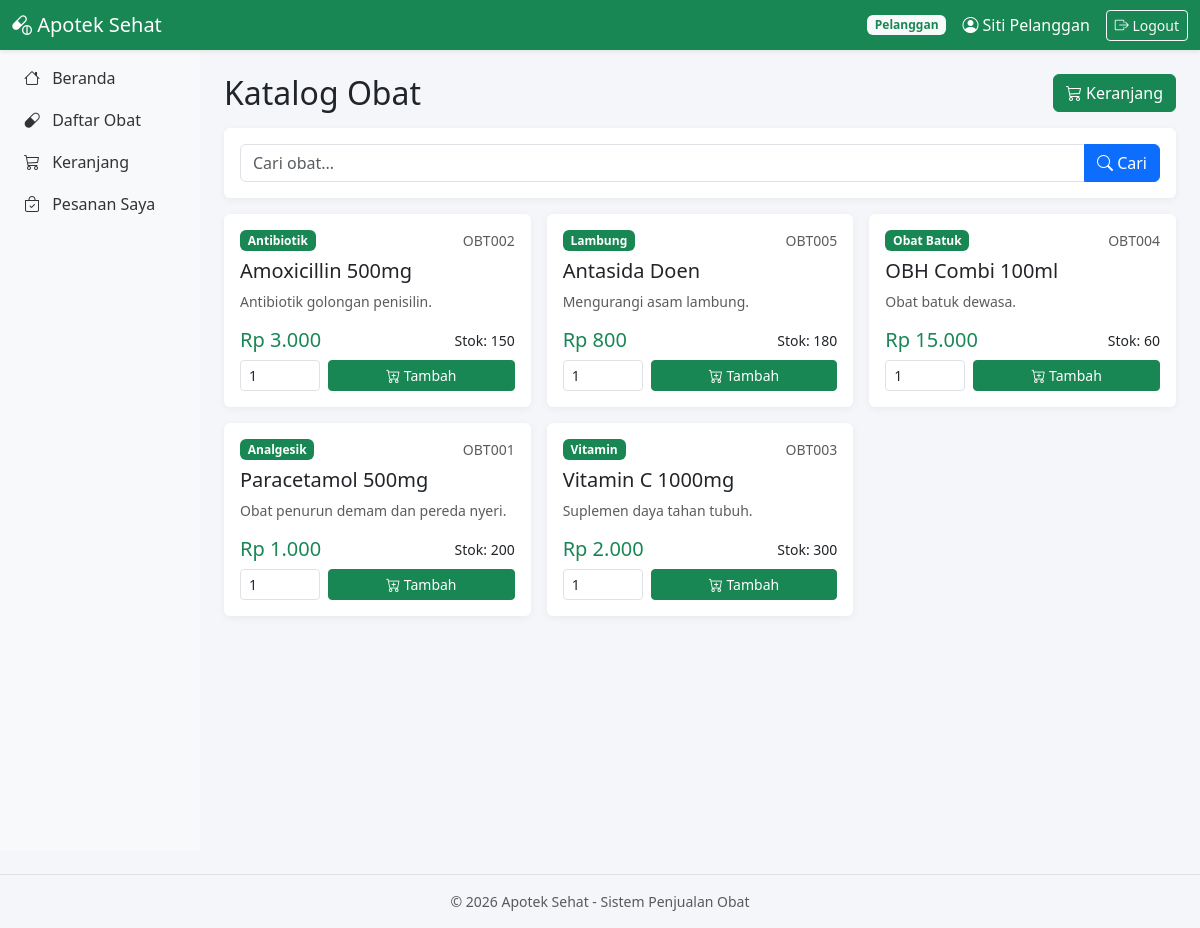
The app's page /pelanggan/obat.php (signed in) with its own data.
### tables this page shows
CREATE TABLE IF NOT EXISTS obat (
  id INT AUTO_INCREMENT PRIMARY KEY,
  kode_obat VARCHAR(30) NOT NULL UNIQUE,
  nama_obat VARCHAR(150) NOT NULL,
  kategori VARCHAR(50),
  satuan VARCHAR(30),
  harga_beli DECIMAL(12,2) DEFAULT 0,
  harga_jual DECIMAL(12,2) NOT NULL DEFAULT 0,
  stok INT NOT NULL DEFAULT 0,
  tgl_kadaluarsa DATE,
  supplier_id INT,
  deskripsi TEXT,
  status ENUM('tersedia','habis','ditarik') DEFAULT 'tersedia',
  created_at TIMESTAMP DEFAULT CURRENT_TIMESTAMP,
  FOREIGN KEY (supplier_id) REFERENCES supplier(id) ON DELETE SET NULL
);

### includes/auth.php (called while the page is built, shortened)
<?php
function e($s){ return htmlspecialchars((string)$s, ENT_QUOTES, 'UTF-8'); }

### pelanggan/obat.php (the view, shortened to what this page needs)
<?php
require_once __DIR__.'/../includes/header.php';
$q=trim($_GET['q']??'');
$sql="SELECT * FROM obat WHERE status='tersedia' AND stok>0";
$p=[]; if ($q){ $sql.=" AND (nama_obat LIKE ? OR kategori LIKE ?)"; $p=["%$q%","%$q%"]; }
$sql.=" ORDER BY nama_obat";
$st=$conn->prepare($sql); $st->execute($p); $rows=$st->fetchAll();
?>
<div class="d-flex justify-content-between align-items-center mb-3">
  <h2 class="mb-0">Katalog Obat</h2>
  <a href="keranjang.php" class="btn btn-success position-relative">
    <i class="bi bi-cart3"></i> Keranjang
  </a>
</div>
<form class="card p-3 mb-3"><div class="input-group"><input name="q" value="<?= e($q) ?>" class="form-control" placeholder="Cari obat..."><button class="btn btn-primary"><i class="bi bi-search"></i> Cari</button></div></form>
<div class="row g-3">
<?php foreach($rows as $r):?>
<div class="col-md-4"><div class="card h-100 p-3">
<div class="d-flex justify-content-between"><span class="badge bg-success"><?= e($r['kategori']) ?></span>
<small class="text-muted"><?= e($r['kode_obat']) ?></small></div>
<h5 class="mt-2"><?= e($r['nama_obat']) ?></h5>
<p class="text-muted small"><?= e(mb_strimwidth($r['deskripsi']??'',0,90,'...')) ?></p>
<div class="d-flex justify-content-between align-items-center mb-2">
<h5 class="text-success mb-0">Rp <?= number_format($r['harga_jual'],0,',','.') ?></h5>
<small>Stok: <?= $r['stok'] ?></small></div>
<form method="post" action="cart_action.php" class="d-flex gap-2">
  <input type="number" name="qty" value="1" min="1" max="<?= $r['stok'] ?>" class="form-control form-control-sm" style="max-width:80px">
  <button class="btn btn-sm btn-success flex-grow-1"><i class="bi bi-cart-plus"></i> Tambah</button>
</form>
</div></div>
<?php endforeach; if(!$rows):?><div class="col-12 text-center text-muted py-5">Obat tidak ditemukan.</div><?php endif;?>
</div>
<?php require __DIR__.'/../includes/footer.php'; ?>

### assets/css/style.css (style rules this page uses)
body { background:#f4f6f9;font-family:'Segoe UI',sans-serif }
.card { border:none;box-shadow:0 2px 8px rgba(0,0,0,.05) }

### records on screen
obat: kategori "Antibiotik", kode_obat "OBT002", nama_obat "Amoxicillin 500mg", deskripsi "Antibiotik golongan penisilin.", harga_jual "3.000", stok "150"
obat: kategori "Lambung", kode_obat "OBT005", nama_obat "Antasida Doen", deskripsi "Mengurangi asam lambung.", harga_jual "800", stok "180"
obat: kategori "Obat Batuk", kode_obat "OBT004", nama_obat "OBH Combi 100ml", deskripsi "Obat batuk dewasa.", harga_jual "15.000", stok "60"
obat: kategori "Analgesik", kode_obat "OBT001", nama_obat "Paracetamol 500mg", deskripsi "Obat penurun demam dan pereda nyeri.", harga_jual "1.000", stok "200"
obat: kategori "Vitamin", kode_obat "OBT003", nama_obat "Vitamin C 1000mg", deskripsi "Suplemen daya tahan tubuh.", harga_jual "2.000", stok "300"

### other values on screen
$role "Pelanggan"
$nama "Siti Pelanggan"
